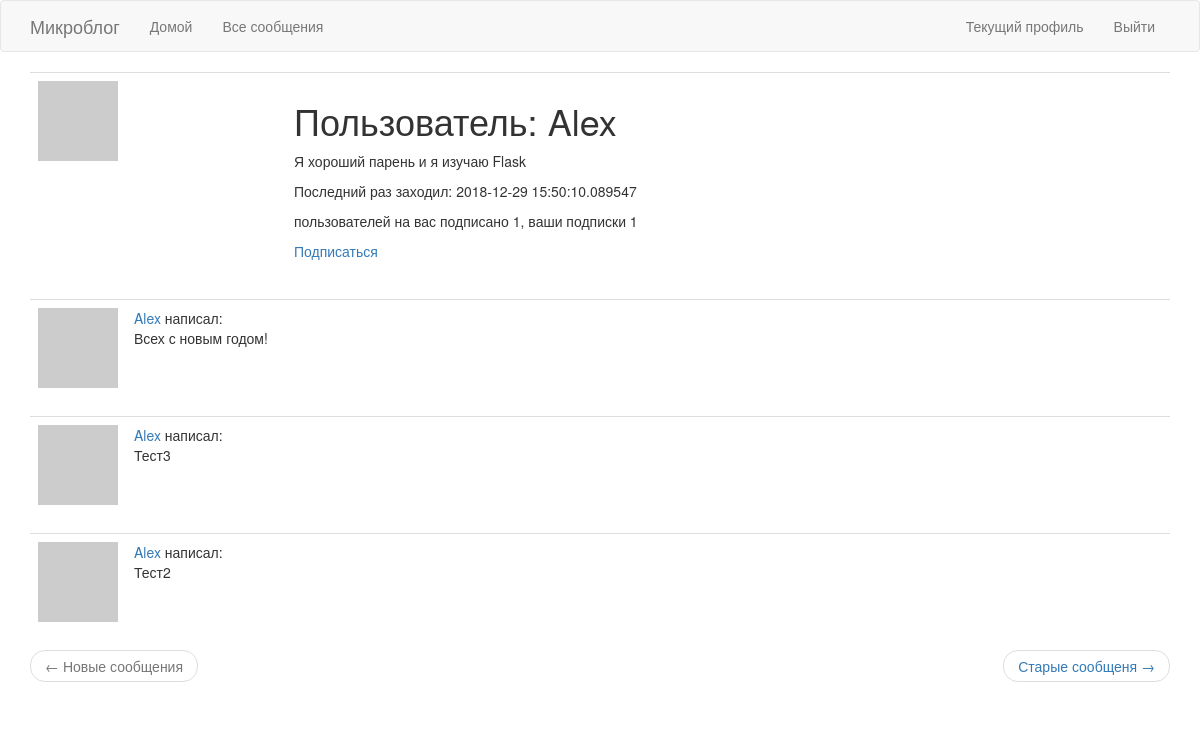
Screenshot of /user/Alex (signed in) with the database file from the repository.
### app/models.py (models this page shows, shortened)
class User(UserMixin, db.Model):
	id = db.Column(db.Integer, primary_key=True)
	username = db.Column(db.String(64), index=True, unique=True)
	email = db.Column(db.String(120), index=True, unique=True)
	password_hash = db.Column(db.String(128))
	posts = db.relationship('Post', backref='author', lazy='dynamic')
	about_me = db.Column(db.String(140))
	last_seen = db.Column(db.DateTime, default=datetime.utcnow)
	def avatar(self, size):
		digest = md5(self.email.lower().encode('utf-8')).hexdigest()
		return 'https://www.gravatar.com/avatar/{}?d=identicon&s={}'.format(digest, size)
	followed = db.relationship(
		'User', secondary=followers,
		primaryjoin=(followers.c.follower_id == id),
		secondaryjoin=(followers.c.followed_id == id),
		backref=db.backref('followers', lazy='dynamic'),
		lazy='dynamic'
	)
	def is_following(self, user):
		return self.followed.filter(followers.c.followed_id == user.id).count() > 0

class Post(db.Model):
	id = db.Column(db.Integer, primary_key=True)
	body = db.Column(db.String(140))
	timestamp = db.Column(db.DateTime, index=True, default=datetime.utcnow)
	user_id = db.Column(db.Integer, db.ForeignKey('user.id'))

### app/routes.py (the view)
@app.route('/user/<username>')
@login_required
def user(username):
	user = User.query.filter_by(username=username).first_or_404()
	page = request.args.get('page', 1, type=int)
	posts = user.posts.order_by(Post.timestamp.desc()).paginate(page, app.config['POST_PER_PAGE'], False)
	next_url = url_for('user', username=user.username, page=posts.next_num) \
		if posts.has_next else None
	prev_url = url_for('user', username=user.username, page=posts.prev_num) \
		if posts.has_prev else None
	return render_template('user.html', title='Учетная запись', user=user, posts=posts.items, next_url=next_url, prev_url=prev_url)

### app/models.py (called while the page is built)
@login.user_loader
def load_user(id):
	return User.query.get(int(id))

### app/routes.py (called while the page is built)
@app.before_request
def before_request():
	if current_user.is_authenticated:
		current_user.last_seen = datetime.utcnow()
		db.session.commit()

### app/templates/user.html
{% extends "base.html" %}
{% block app_content %}
	<table class="table table-hover">
		<tr>
			<td width="256px"><img src="{{ user.avatar(256) }}"></td>
			<td>
				<h1>Пользователь: {{ user.username }}</h1>
				{% if user.about_me %}<p>{{ user.about_me }}</p>{% endif %}
				{% if user.last_seen %}<p>Последний раз заходил: {{ user.last_seen }}</p>{% endif %}
				<p> пользователей на вас подписано {{ user.followers.count() }}, ваши подписки {{ user.followed.count() }} </p>
				{% if user == current_user %}
				<p><a href="{{ url_for('edit_profile') }}">Редактировать учетную запись</a></p>
				{% elif not current_user.is_following(user) %}
				<p><a href="{{ url_for('follow', username=user.username) }}">Подписаться</a></p>
				{% else %}
				<p><a href="{{ url_for('unfollow', username=user.username) }}">Отписаться</a></p>
				{% endif %}
			</td>
		</tr>
	</table>
	{% for post in posts %}
		{% include '_post.html' %}
	{% endfor %}
	<nav aria-label="...">
        <ul class="pager">
            <li class="previous{% if not prev_url %} disabled{% endif %}">
                <a href="{{ prev_url or '#' }}">
                    <span aria-hidden="true">&larr;</span> Новые сообщения
                </a>
            </li>
            <li class="next{% if not next_url %} disabled{% endif %}">
                <a href="{{ next_url or '#' }}">
                    Старые сообщеня <span aria-hidden="true">&rarr;</span>
                </a>
            </li>
        </ul>
{% endblock %}

### app/templates/_post.html
<table class="table table-hover">
	<tr>
		<td width="70px">
			<a href="{{ url_for('user', username=post.author.username) }}">
				<img src="{{ post.author.avatar(70) }}">
			</a>
		</td>
		<td>
			<a href="{{ url_for('user', username=post.author.username) }}">
				{{ post.author.username }}
			</a>
			написал:
			<br>
			{{ post.body }}
		</td>
	</tr>
</table>

### rows the page displays
User: username "Alex", about_me "Я хороший парень и я изучаю Flask", last_seen "2018-12-29 15:50:10.089547"
Post: author.username "Alex", body "Всех с новым годом!"
Post: author.username "Alex", body "Тест3"
Post: author.username "Alex", body "Тест2"

### other values shown
{{ user.followers.count() }} "1"
{{ user.followed.count() }} "1"
